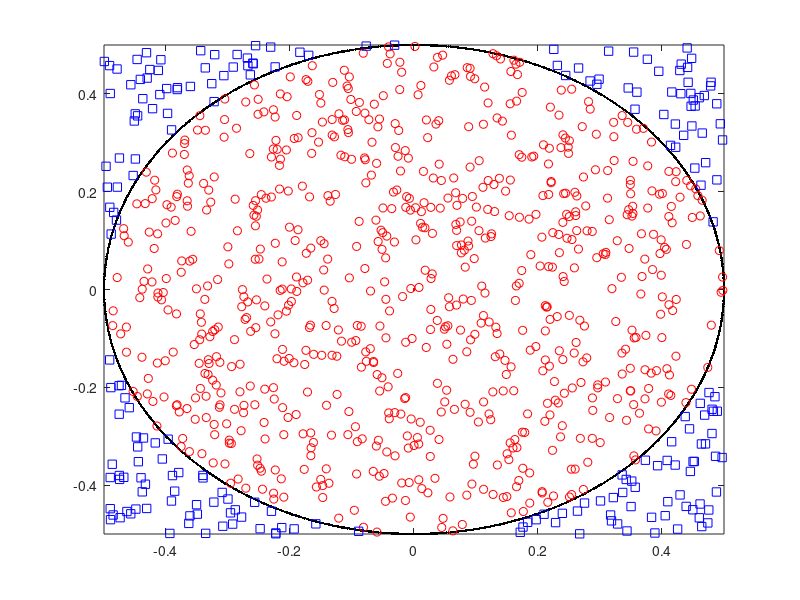

Here is the MATLAB script that generated this plot:
% FİZ219 - Bilgisayar Programlama I | 23/11/2019
% Monte Carlo yöntemi ile Pi sayısının kestirimi
%
% Emre S. Tasci emre.tasci@hacettepe.edu.tr

% Şu ana kadar yaptığımız her şeyi silelim
% (Octave'ı yeni açmış gibi olalım):
clear;

% Sonuçların buradakilerle birebir uyuşması açısından:
rand("seed",219) 

% Toplam üretilen rastgele nokta sayısı -- bunu ne kadar
% yüksek yaparsanız, sonuç pi'ye o kadar yakınsayacaktır
n = 1000;

% Noktaları üretelim:
xy = rand([n 2]) - 0.5;

% Orijine olan mesafelerini hesaplatalım:
mesafeler = norm(xy,"rows");

% mesafeler'i xy'ye 3. sütun olarak ekleyelim:
xy = [xy mesafeler];

% mesafelerin 0.5'e eşit veya ondan küçük olduğu satırları bulalım:
dairenin_icindekiler_satirlar_filtresi = xy(:,3)<=0.5;
dairenin_icindekiler_satirlar = [1:n](dairenin_icindekiler_satirlar_filtresi);
dairenin_icindekiler = xy(dairenin_icindekiler_satirlar,:);

dairenin_disindakiler = xy([1:n](not(dairenin_icindekiler_satirlar_filtresi)),:);

% pi'yi hesaplayalım:
icerideki_nokta_sayisi = rows(dairenin_icindekiler)
disaridaki_nokta_sayisi = rows(dairenin_disindakiler)
toplam_nokta_sayisi = n
disp("------------------------------")
pi_yaklasik = 4 * icerideki_nokta_sayisi / n

% Grafiği çizdirelim:

% Dairemiz:
t = linspace(0,360,1000);
xx = 0.5 * cosd(t);
yy = 0.5 * sind(t);

plot(0,0,".r",... % orijin
xx,yy,"k.",... % daire
dairenin_icindekiler(:,1),dairenin_icindekiler(:,2),"or",... % dairenin içindeki noktalar
dairenin_disindakiler(:,1),dairenin_disindakiler(:,2),"sb") % dairenin dışındaki noktalar

axis([-0.5 0.5 -0.5 0.5])


% -------------------------------------------------------
% rastgele tohumu : 219 için sonuçlar özet:
%       n    #iç      #dış       #pi
%      10      9         1       3.6000000
%     100     80        20       3.2000000
%    1000    784       216       3.1360000
%   10000   7863      2137       3.1452000
%  100000  78649     21351       3.1459600
% 1000000 785546    214454       3.1421840